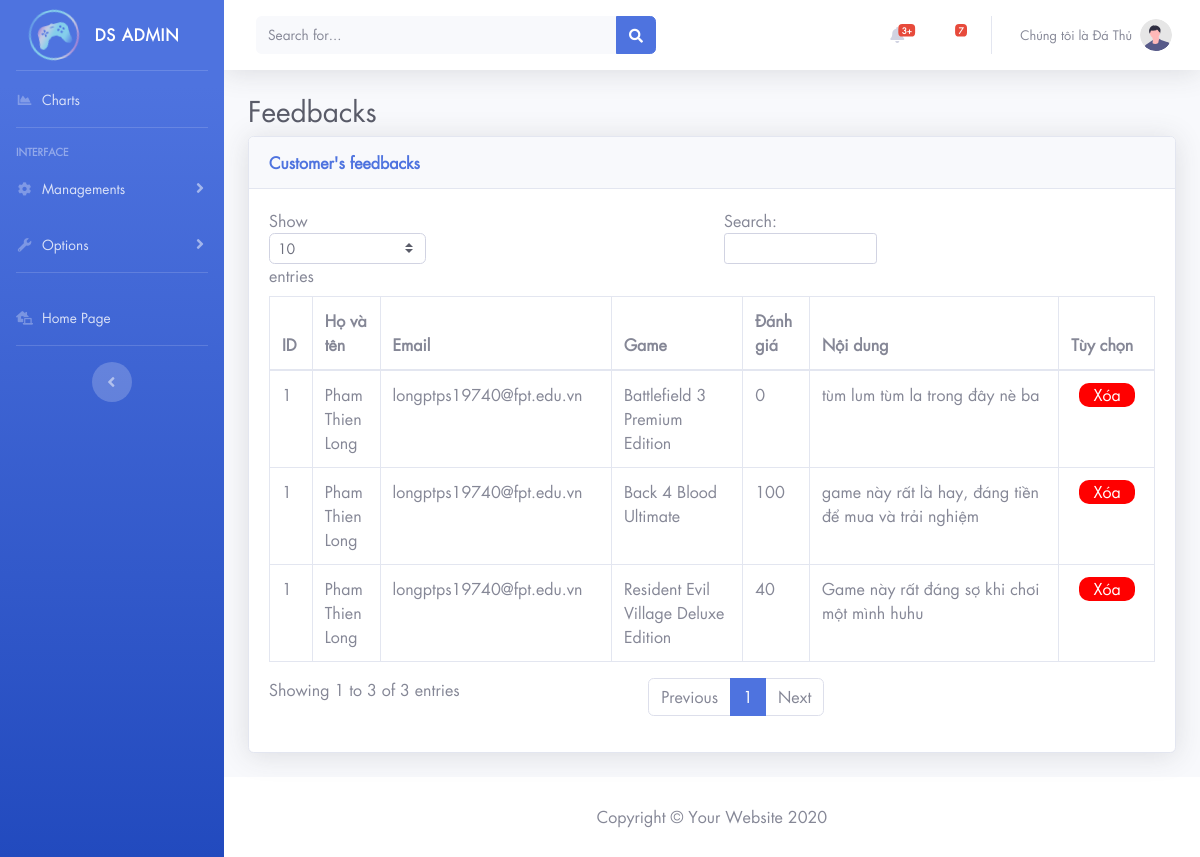
Before: /sources/View/admin/feedbacks.php with the older database file.
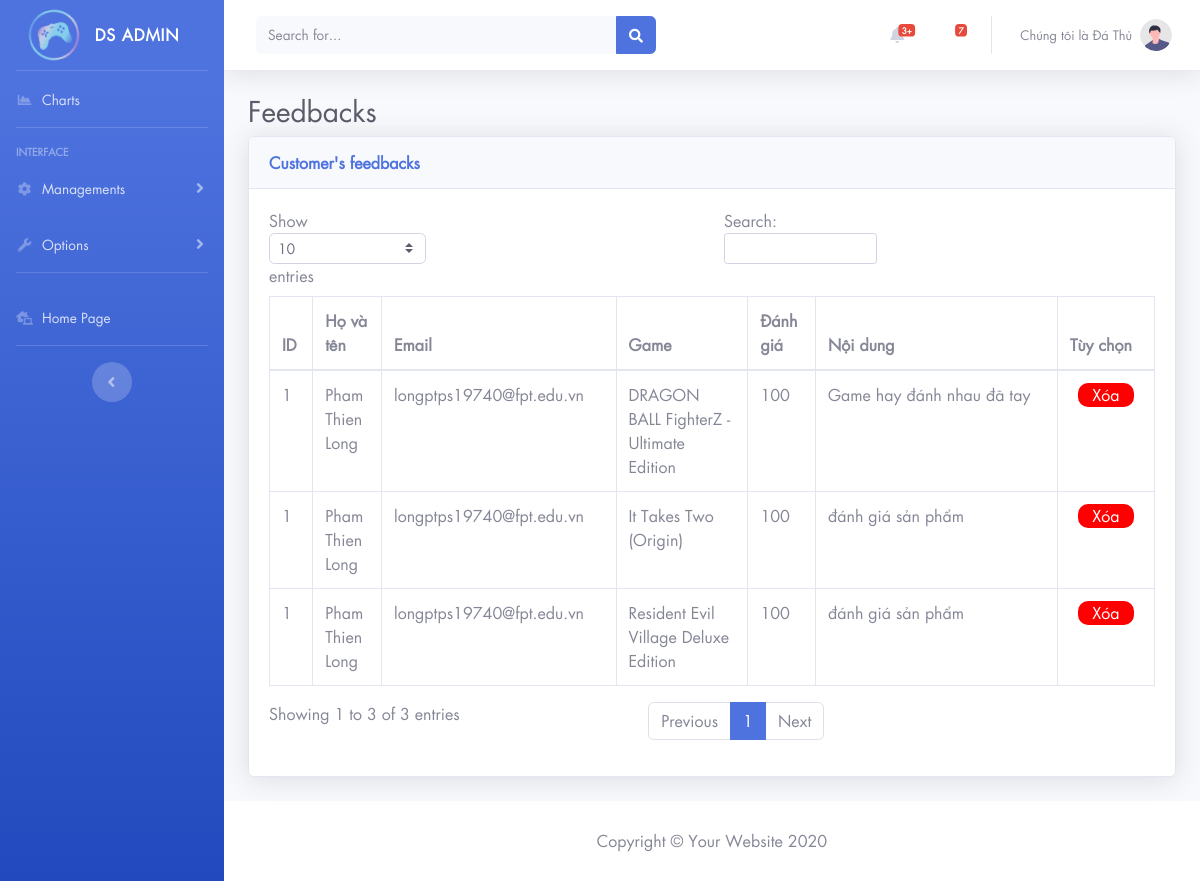
After: the same page with the newer database file.
### tables this page shows
CREATE TABLE `feedback` (
  `user_id` int(6) NOT NULL,
  `product_id` int(6) NOT NULL,
  `text` text NOT NULL,
  `rating` float(3,0) NOT NULL DEFAULT 0,
  `date` date NOT NULL DEFAULT current_timestamp()
);

CREATE TABLE `user` (
  `id` int(6) NOT NULL,
  `role_id` tinyint(1) NOT NULL DEFAULT 0,
  `username` varchar(255) NOT NULL,
  `password` varchar(255) NOT NULL,
  `email` varchar(255) NOT NULL,
  `fullname` varchar(255) NOT NULL,
  `phone_number` varchar(10) DEFAULT NULL,
  `currency` double NOT NULL DEFAULT 0,
  `avatar` text DEFAULT './assets/images/man.png'
);

CREATE TABLE `product` (
  `id` int(6) NOT NULL,
  `cate_id` smallint(6) NOT NULL,
  `name` varchar(255) NOT NULL,
  `price` float NOT NULL,
  `sale_percent` float NOT NULL DEFAULT 0,
  `rating` float NOT NULL DEFAULT 0,
  `img_url` varchar(255) NOT NULL,
  `view` int(11) NOT NULL DEFAULT 0,
  `sell_count` int(11) NOT NULL DEFAULT 0,
  `is_available` tinyint(1) NOT NULL DEFAULT 1 COMMENT '0 false / 1 true'
);

### sources/Model/DAO/FeedbackDAO.php (called while the page is built, shortened)
<?php
include_once "/Applications/XAMPP/xamppfiles/htdocs/pro1014_duan/sources/Utils/Database.php";
include_once "/Applications/XAMPP/xamppfiles/htdocs/pro1014_duan/sources/Model/Feedback.php";
class FeedbackDAO {
    private $database;
    public function __construct()
    {
        $this->database = new Database();
        $this->database = $this->database->getDatabase();
    }
    public function getAllFeedbacks() {
        if($this->database->connect_error) {
            return false;
        } else {
            $query = $this->database->prepare("SELECT *, DATE_FORMAT(`feedback`.`date`, '%d/%m/%Y') AS `fdate`  FROM `feedback`");
            if($query->execute()) {
                $result = $query->get_result();
                if($result->num_rows > 0) {
                    $feedbacks = [];
                    while($row = $result->fetch_assoc()) {
                        $feedback = new Feedback($row['user_id'], $row['product_id'], $row['text'], $row['rating'], $row['fdate']);
                        $feedbacks[] = $feedback;
                    }
                    return $feedbacks;
                } else return false;
            } else return false;
        }
    }
}
?>

### sources/Utils/Database.php (called while the page is built, shortened)
<?php
class Database {
    public function getDatabase($database = null) {
        if($database == null) {
            return new mysqli("localhost:3306", "root", "", "pro1014_duan");
        } else return $database;
    }
}
?>

### sources/Model/Feedback.php (called while the page is built, shortened)
<?php
class Feedback {
    private $userID;
    private $productID;
    private $text;
    private $rating;
    public function __construct($userID, $productID, $text, $rating, $date)
    {
        $this->userID = $userID;
        $this->productID = $productID;
        $this->text = $text;
        $this->rating = $rating;
    }
    public function getUserID() {
        return $this->userID;
    }
    public function getProductID() {
        return $this->productID;
    }
    public function getText() {
        return $this->text;
    }
    public function getRating() {
        return $this->rating;
    }
}
?>

### sources/Model/DAO/UserDAO.php (called while the page is built, shortened)
<?php
include "/Applications/XAMPP/xamppfiles/htdocs/pro1014_duan/sources/Model/User.php";
class UserDAO {
    private $database;
    public function __construct() {
        $this->database = new Database();
        $this->database = $this->database->getDatabase();
    }
    public function getAllUsers() {
        if($this->database->connect_error) {
            return false;
        } else {
            $query = $this->database->prepare('SELECT * FROM `User`');
            if($query->execute()) {
                $users = [];
                $result = $query->get_result();
                if($result->num_rows > 0) {
                    while($row = $result->fetch_assoc()) {
                        $user = new User($row['id'], $row['username'], $row['password'], $row['email'], $row['fullname'], $row['phone_number'], $row['currency'], $row['role_id'], $row['avatar']);
                        $users[] = $user;
                    }
                    return $users;
                } else return false;
            } else return false;
        }
    }
}
?>

### sources/Model/User.php (called while the page is built, shortened)
<?php
class User {
    private $id;
    private $email;
    private $fullname;
    public function __construct($id, $username, $password, $email, $fullname, $phone, $currency, $role_id, $avatar) {
        $this->id = $id;
        $this->email = $email;
        $this->fullname = $fullname;
    }
    public function getID() {
        return $this->id;
    }
    public function getEmail() {
        return $this->email;
    }
    public function getFullname() {
        return $this->fullname;
    }
}
?>

### sources/Model/DAO/ProductDAO.php (called while the page is built, shortened)
<?php
include '/Applications/XAMPP/xamppfiles/htdocs/pro1014_duan/sources/Model/Product.php';
class ProductDAO {
    private $database;
    public function __construct()
    {
        $this->database = new Database();
        $this->database = $this->database->getDatabase();
    }
    public function getAllProductsWithoutAvailable() {
        if($this->database->connect_error) {
            return false;
        } else {
            $query = $this->database->prepare('SELECT * FROM `Product`');
            if($query->execute()) {
                $result = $query->get_result();
                if($result->num_rows > 0) {
                    $products = [];
                    while($row = $result->fetch_assoc()) {
                        $product = new Product($row['id'], $row['cate_id'], $row['name'], $row['price'], $row['sale_percent'], $row['rating'], $row['img_url'], $row['view'], $row['sell_count'], $row['is_available']);
                        $products[] = $product;
                    }
                    return $products;
                } else return false;
            } else return false;
        }
    }
}
?>

### sources/Model/Product.php (called while the page is built, shortened)
<?php
class Product {
    private $id;
    private $name;
    public function __construct($id, $cate_id, $name, $price, $sale_percent, $rating, $img_url, $view, $sell_count, $isAvailable) {
        $this->id = $id;
        $this->name = $name;
    }
    public function getID() {
        return $this->id;
    }
    public function getName() {
        return $this->name;
    }
}
?>

### sources/View/admin/feedbacks.php (the view, shortened to what the changed rows need)
<?php
    include('header.php');
    include('./topbar.php')
?>
                <div class="container-fluid">
                    <h1 class="h3 mb-2 text-gray-800">Feedbacks</h1>
                    <div class="card shadow mb-4">
                        <div class="card-body">
                            <div class="table-responsive">
                                <table class="table table-bordered" id="dataTable" width="100%" cellspacing="0">
                                    <thead>
                                        <tr>
                                            <th id="th-fb-id">ID</th>
                                            <th id="th-fb-name">Họ và tên</th>
                                            <th id="th-fb-mail">Email</th>
                                            <th id="th-fb-game">Game</th>
                                            <th id="th-fb-rate">Đánh giá</th>
                                            <th id="th-fb-text">Nội dung</th>
                                            <th id="th-fb-opt">Tùy chọn</th>
                                        </tr>
                                    </thead>
                                    <tbody>
                                    <?php
                                        foreach ($feedbacks as $feedback) {
                                    ?>
                                        <tr>
                                            <td><?php echo $feedback->getUserID() ?></td>
                                            <td><?php foreach ($users as $user)  echo $feedback->getUserID() == $user->getID() ? $user->getFullname() : '' ?></td>
                                            <td><?php foreach ($users as $user)  echo $feedback->getUserID() == $user->getID() ? $user->getEmail() : '' ?></td>
                                            <td><?php foreach ($products as $product)  echo $feedback->getProductID() == $product->getID() ? $product->getName() : '' ?></td>
                                            <td><?php echo $feedback->getRating() ?></td>
                                            <td><?php echo $feedback->getText() ?></td>
                                            <td><button id="btn-contact-delete">Xóa</button></td>
                                        </tr>
                                    <?php
                                        }
                                    ?>
                                    </tbody>
                                </table>
                            </div>
                        </div>
                    </div>
                </div>
            </div>
        </div>
    </div>
</body>
</html>

Changed rows visible on the page:
removed feedback: user "1", rating "0", text "tùm lum tùm la trong đây nè ba", user (fullname "Pham Thien Long", email "longptps19740@fpt.edu.vn")
no longer on this page (row edited): product: name "Battlefield 3 Premium Edition", shown under "1"
removed feedback: user "1", rating "100", text "game này rất là hay, đáng tiền để mua và trải nghiệm", user (fullname "Pham Thien Long", email "longptps19740@fpt.edu.vn")
no longer on this page (row edited): product: name "Back 4 Blood Ultimate", shown under "1"
added feedback: user "1", rating "100", text "Game hay đánh nhau đã tay", user (fullname "Pham Thien Long", email "longptps19740@fpt.edu.vn")
now on this page (row edited): product: name "DRAGON BALL FighterZ - Ultimate Edition", shown under "1"
added feedback: user "1", rating "100", text "đánh giá sản phẩm", user (fullname "Pham Thien Long", email "longptps19740@fpt.edu.vn")
now on this page (row edited): product: name "It Takes Two (Origin)", shown under "1"
changed feedback (number 3 of 3 on the later page): rating "40" → "100"; text "Game này rất đáng sợ khi chơi một mình huhu" → "đánh giá sản phẩm"
